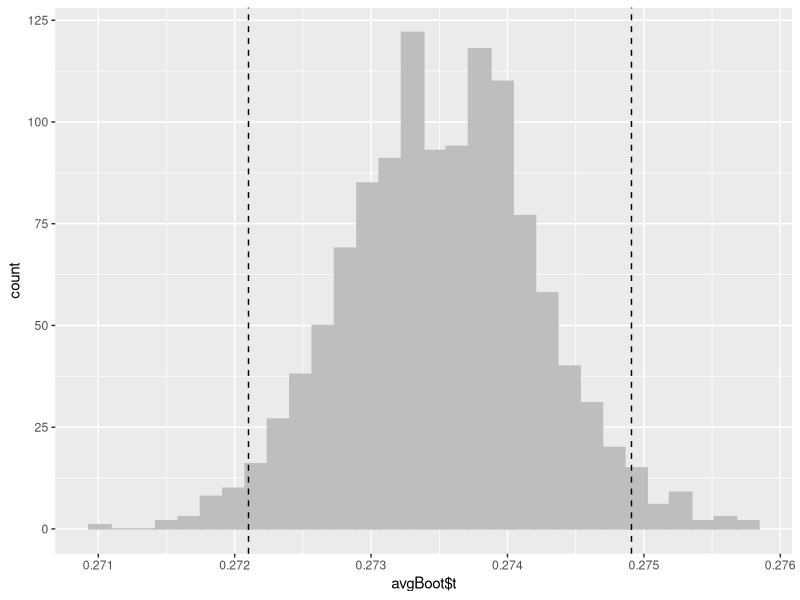

Here is the R script that generated this plot:
require(plyr)
head(baseball)
baseball <- baseball[baseball$year > 1990,]
baseball

bat.avg <- function(data, indices=1:NROW(data), hits="h", at.bats="ab")
{
  sum(data[indices, hits], na.rm = TRUE) / sum(data[indices, at.bats], na.rm = TRUE)
}

bat.avg(baseball)

require(boot)
avgBoot <- boot(data=baseball, statistic = bat.avg, R = 1200, stype = "i")
avgBoot
boot.ci(avgBoot, conf=.95, type="norm")

require(ggplot2)
ggplot() + geom_histogram(aes(x=avgBoot$t), fill="grey", color="grey") + 
  geom_vline(xintercept = avgBoot$t0 + c(-1, 1)*2*sqrt(var(avgBoot$t)), linetype=2)
